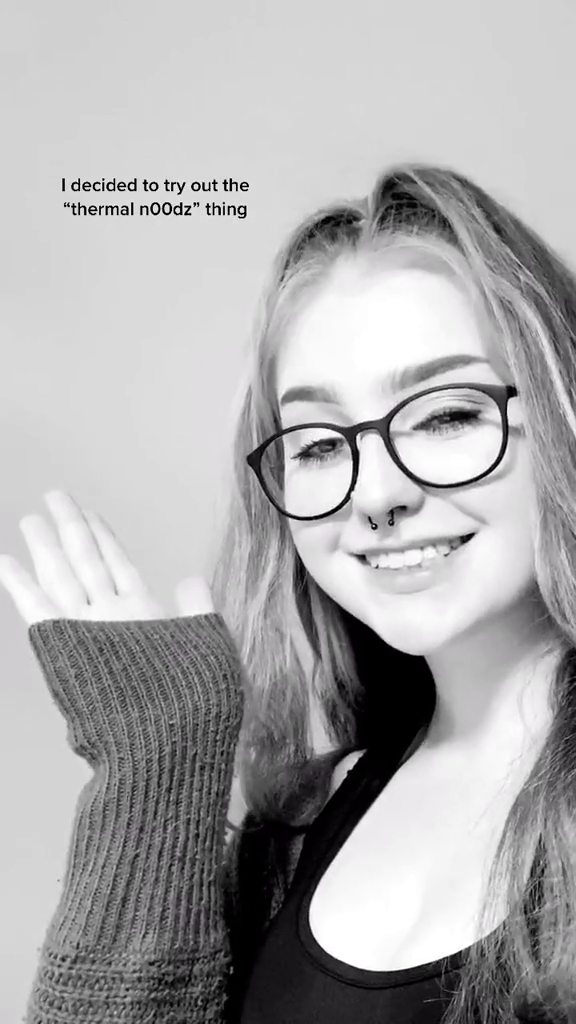
#> input picture frame 33 of 6814682312941243653.mp4, 576 x 1024 px, given in place of the camera
$ python hsv.py
#> lines starting #> are read from the running program, lines starting #| are printed output that depends on the picture; after the words box and inside, x2 and y2 are one past the last pixel; in counts of white or black regions, pixels touching at a corner belong together
import cv2
import numpy as np
file = '/Users/michaelhuber/Desktop/Algos/files/boxes.mp4'

def nothing(x):
    pass

cap = cv2.VideoCapture(0)

cv2.namedWindow('regler')
cv2.createTrackbar('masken_value1','regler',0,255,nothing)
cv2.createTrackbar('masken_value2','regler',0,255,nothing)
cv2.createTrackbar('masken_value3','regler',0,255,nothing)
cv2.createTrackbar('masken_value4','regler',0,255,nothing)
cv2.createTrackbar('masken_value5','regler',0,255,nothing)
cv2.createTrackbar('masken_value6','regler',0,255,nothing)

while(True):

    ret, frame = cap.read()
#> frame is the input picture: shape (1024, 576, 3); mean B, G, R 172.5, 171.3, 172.2

    mv1=cv2.getTrackbarPos('masken_value1','regler')
    mv2=cv2.getTrackbarPos('masken_value2','regler')
    mv3=cv2.getTrackbarPos('masken_value3','regler')
    mv4=cv2.getTrackbarPos('masken_value4','regler')
    mv5=cv2.getTrackbarPos('masken_value5','regler')
    mv6=cv2.getTrackbarPos('masken_value6','regler')

    hsv_frame = cv2.cvtColor(frame, cv2.COLOR_BGR2HSV)
#> hsv_frame: shape (1024, 576, 3); mean H, S, V 42.3, 5.7, 172.5

    #red_mask
    low_red = np.array([mv1,mv2,mv3]) #0,160,80good setting

    high_red = np.array([mv4,mv5,mv6])

    red_mask = cv2.inRange(hsv_frame,low_red,high_red)
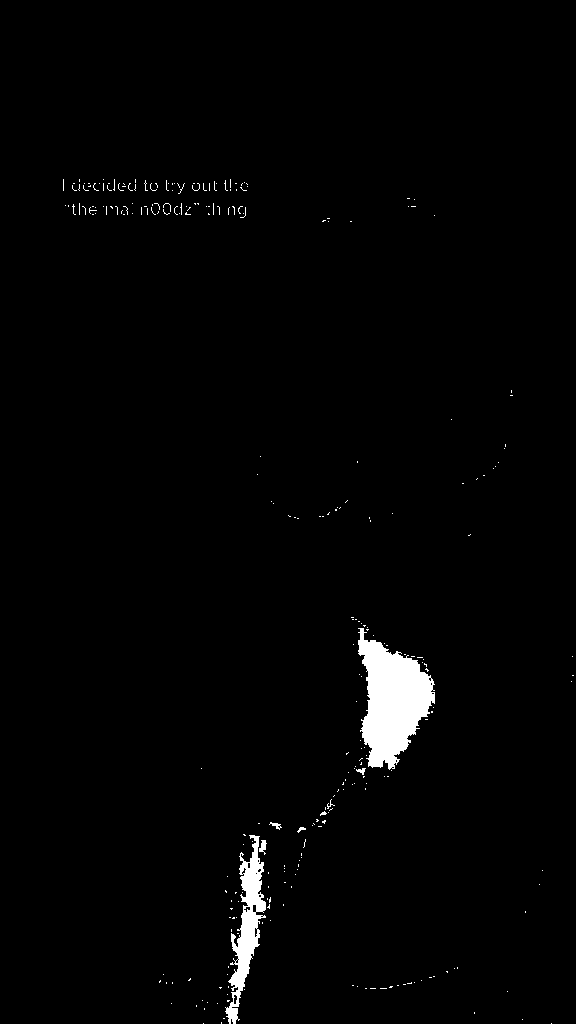
#> red_mask: shape (1024, 576); 1.7% white; 281 white regions (274 under 20 px)

    contours,_ = cv2.findContours(red_mask,cv2.RETR_TREE,cv2.CHAIN_APPROX_NONE)
#> contours = 301 contours, 292 with area under 20; largest, box (x1, y1, x2, y2) and area: (358, 628, 435, 770) 6079, (225, 835, 266, 1024) 2541, (259, 840, 267, 855) 46, (233, 994, 238, 1005) 31, (252, 904, 257, 913) 30

    for c in contours:
        konturen = cv2.drawContours(frame, c, -1, (0,255,0), 1)
#> this loop made 301 passes
#> c on passes 1 to 3: [[551, 1023]], [[203, 1023]], [[221, 1022], [221, 1023]]
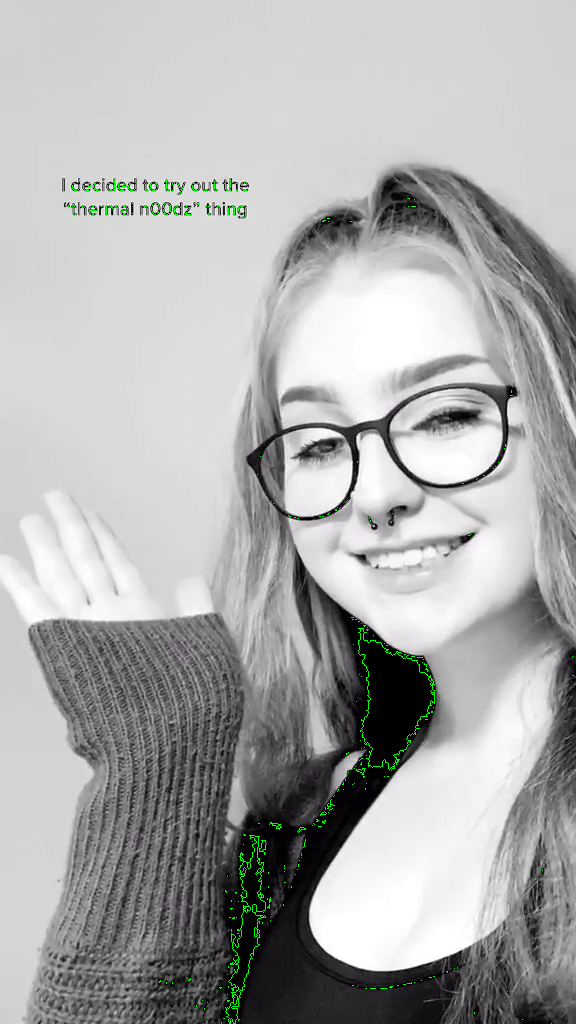
#> frame: shape (1024, 576, 3); 0.41% of pixels changed, all inside (x1, y1, x2, y2) = (63, 179, 574, 1024)
    cv2.imshow('frame',frame)
    cv2.imshow('konturen',red_mask)

    if cv2.waitKey(1) & 0xFF == ord('q'):
#> (key q is pressed here)
        break

cap.release()
cv2.destroyAllWindows()

$ run again, starting later in the video
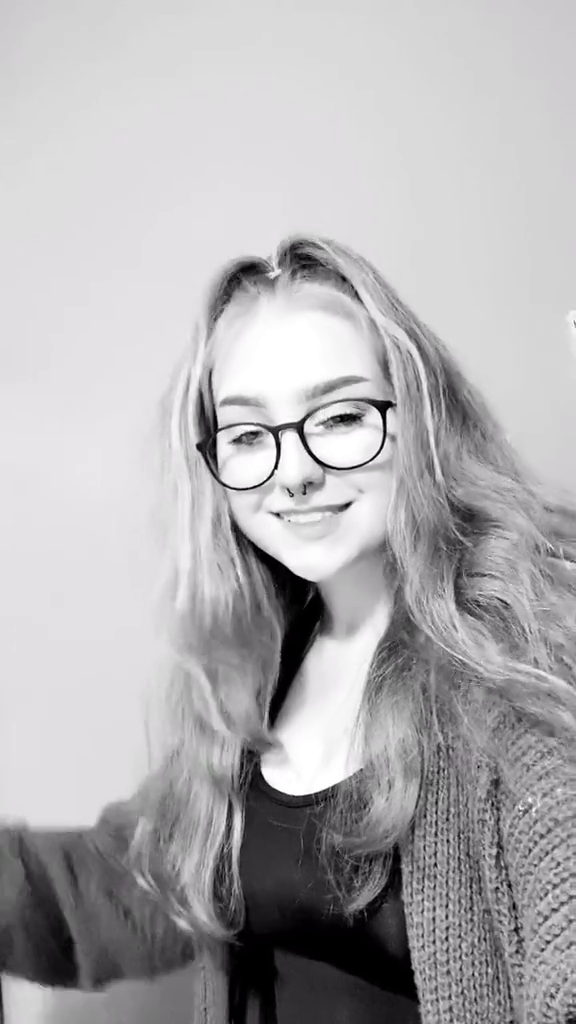
#> input picture frame 268 of 6814682312941243653.mp4, 576 x 1024 px, given in place of the camera
#> frame is the input picture: shape (1024, 576, 3); mean B, G, R 178.1, 175.4, 177.4
#> hsv_frame: shape (1024, 576, 3); mean H, S, V 98.3, 7.2, 178.1
#> `red_mask = cv2.inRange(hsv_frame,low_red,high_red)`:
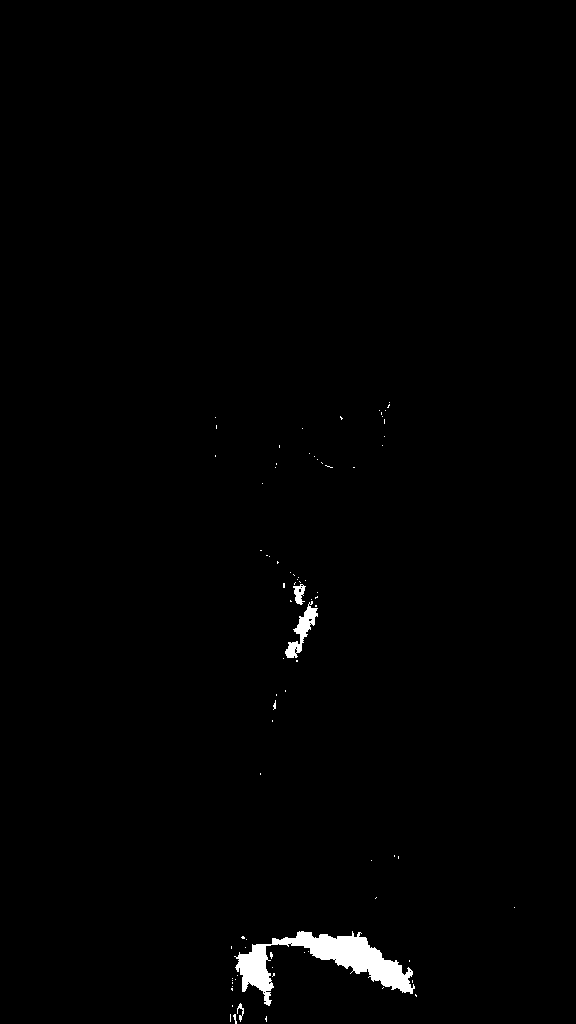
#> red_mask: shape (1024, 576); 0.94% white; 81 white regions (76 under 20 px)
#> contours = 94 contours, 90 with area under 20; largest, box (x1, y1, x2, y2) and area: (234, 931, 415, 1006) 4148, (285, 601, 318, 658) 538, (293, 584, 306, 605) 132, (237, 1003, 244, 1022) 26
#> the loop `for c in contours:` made 94 passes
#> c on passes 4, 6, 8, 9, 10, 11, 12, 13: [[232, 1005], [232, 1006]], [[415, 994], [415, 995], [416, 996], [416, 995]], [[383, 987], [382, 988]], [[232, 986]], [[232, 982], [232, 983]], [[412, 980], [412, 981], [412, 982], [412, 981]], [[232, 980]], [[235, 979]]
#> after the loop `for c in contours:`:
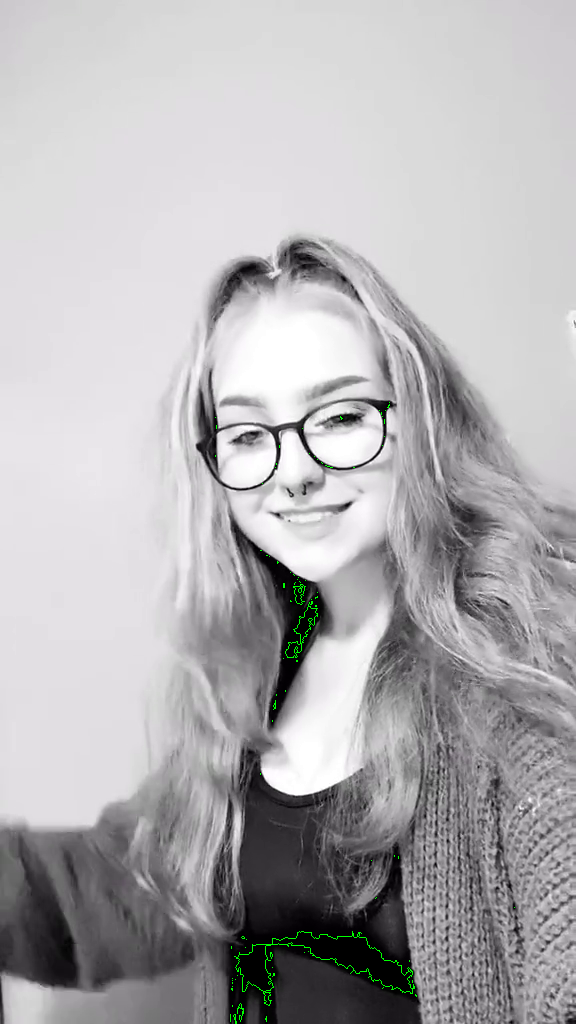
#> frame: shape (1024, 576, 3); 0.21% of pixels changed, all inside (x1, y1, x2, y2) = (215, 402, 515, 1024)
